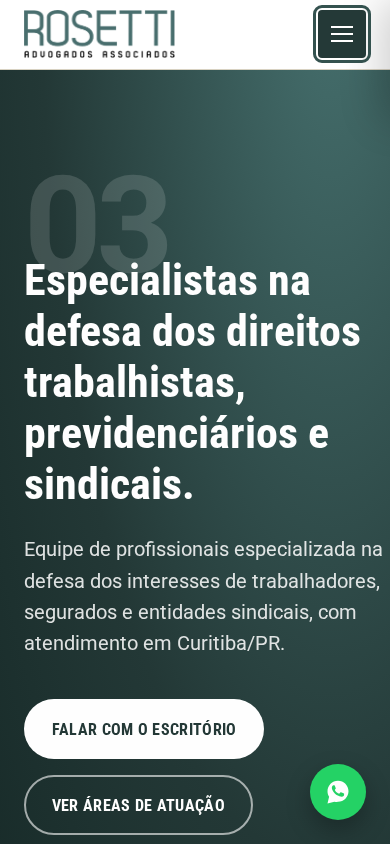
#> input picture sources/prospect-batch/2026-07-17/rosetti-mobile-viewport-debug.png, 390 x 844 px, given in place of current-desktop-viewport.png, which was not available
$ python compose_verify.py
#> lines starting #> are read from the running program, lines starting #| are printed output that depends on the picture; pictures that were not available may be replaced by others from this repository, and a replacement may not be noted
from pathlib import Path
from PIL import Image, ImageDraw, ImageFont, ImageStat

ROOT = Path('/opt/data/projects/prospect-batch/2026-07-17')
OUT = ROOT / 'comparisons'
font = ImageFont.load_default(size=24)
small = ImageFont.load_default(size=18)

# Use the verified same-day desktop capture already stored with the Instituto Zétola build.
a = Image.open(ROOT / 'instituto-zetola/assets/proposal/current-desktop-viewport.png').convert('RGB')
#> a is the input picture: PIL image 390x844 RGB; mean R, G, B 82.3, 104.7, 102.3
b = Image.open(OUT / 'instituto-zetola-desktop-proposed.png').convert('RGB')
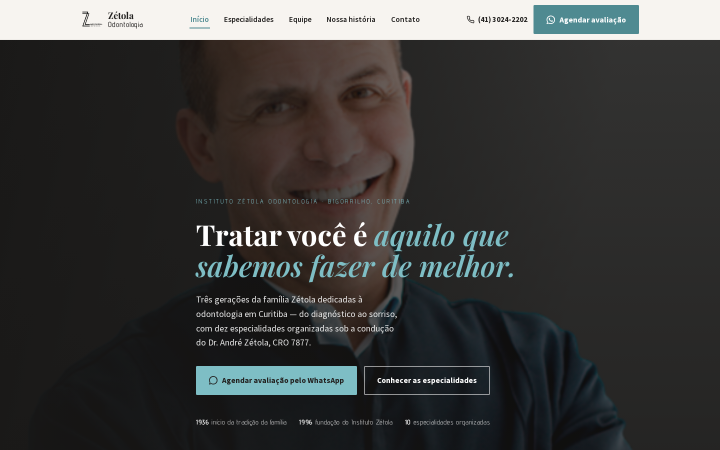
#> input picture sources/prospect-batch/2026-07-17/comparisons/instituto-zetola-desktop-proposed.png, 1440 x 900 px, found by its file name (shown at 1/2 size)
#> b is the input picture: PIL image 1440x900 RGB; mean R, G, B 58.6, 58.4, 57.5
a = a.resize((1440, 900)) if a.size != (1440, 900) else a
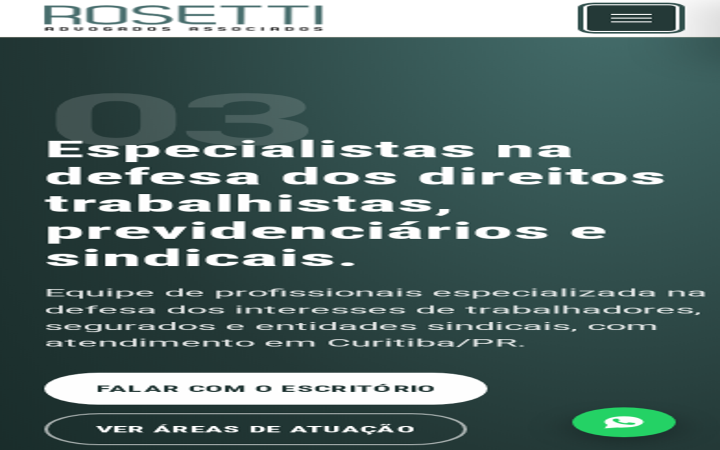
#> a: PIL image 1440x900 RGB (shown at 1/2 size); mean R, G, B 82.2, 104.6, 102.2
b = b.resize((1440, 900)) if b.size != (1440, 900) else b
gap, header = 24, 86
c = Image.new('RGB', (a.width+b.width+gap, 900+header), '#f4f1eb')
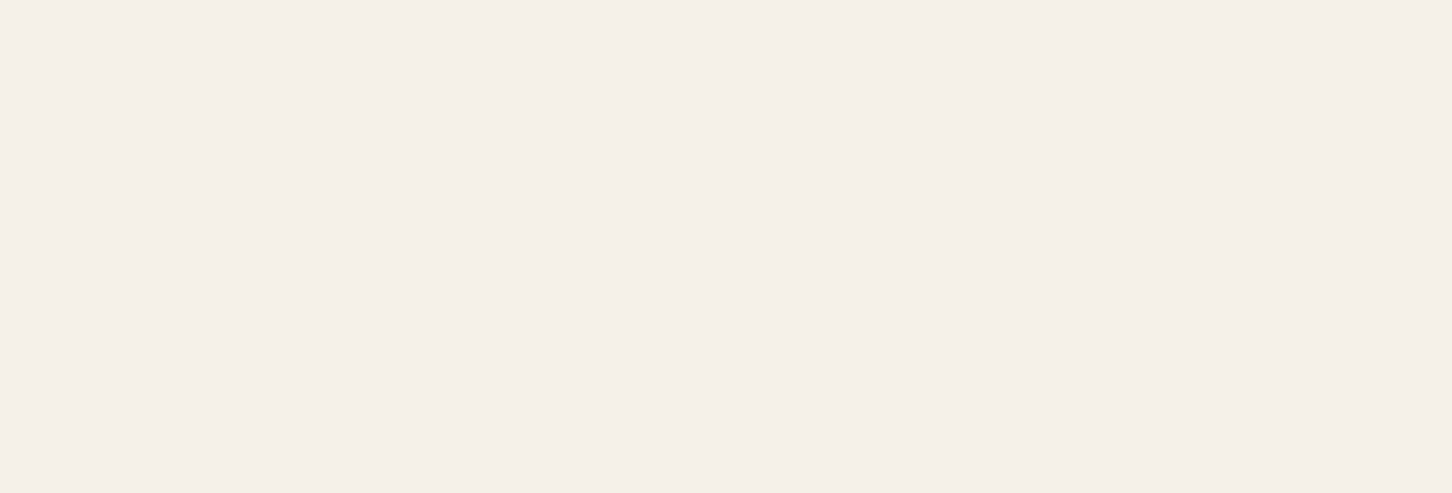
#> c: PIL image 2904x986 RGB (shown at 1/2 size); mean R, G, B 244, 241, 235
d = ImageDraw.Draw(c)
d.text((16,12), 'Instituto Zétola Odontologia', fill='#171717', font=font)
d.text((16,48), 'CURRENT', fill='#5e5e5e', font=small)
d.text((a.width+gap+16,48), 'PROPOSED', fill='#176b4d', font=small)
c.paste(a,(0,header)); c.paste(b,(a.width+gap,header))
#> after `c.paste(a, (0, header))`:
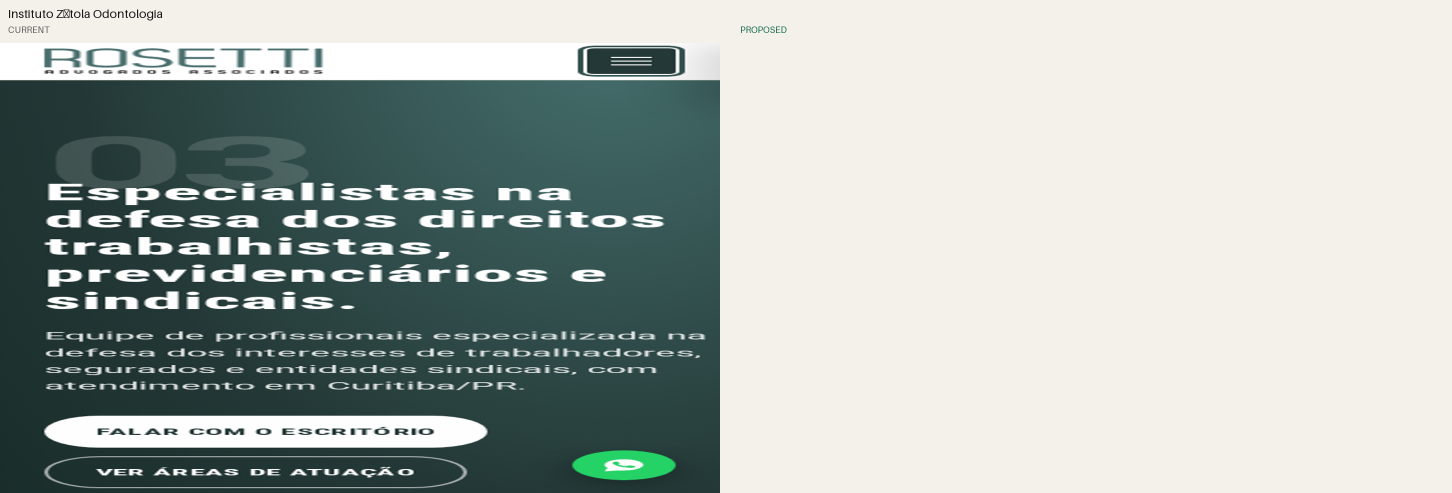
#> c: PIL image 2904x986 RGB (shown at 1/2 size); mean R, G, B 170.6, 179.1, 174.7
#> after `c.paste(b, (a.width + gap, header))`:
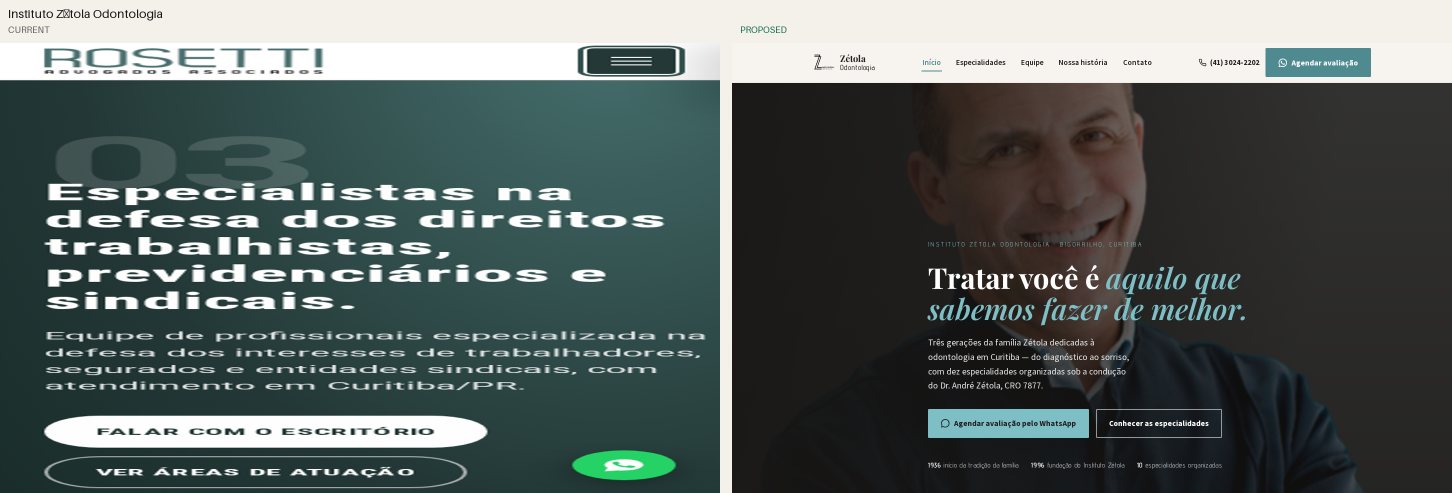
#> c: PIL image 2904x986 RGB (shown at 1/2 size); mean R, G, B 86.7, 96.5, 94.4
c.save(OUT / 'instituto-zetola-desktop-current-vs-proposed.jpg', quality=90, optimize=True)

# Make a compact proof sheet for visual QA.
files = sorted(OUT.glob('*-current-vs-proposed.jpg'))
thumbs=[]
for f in files:
    im=Image.open(f).convert('RGB')
    im.thumbnail((900, 330))
    thumbs.append((f.name,im.copy(),ImageStat.Stat(im).stddev))
row_h=370
sheet=Image.new('RGB',(920,row_h*len(thumbs)),'white')
d=ImageDraw.Draw(sheet)
for i,(name,im,stddev) in enumerate(thumbs):
    y=i*row_h
    d.text((10,y+5),name,fill='black',font=small)
    sheet.paste(im,(10,y+35))
#> (the run stopped early here; a loop or call above may not have finished)
